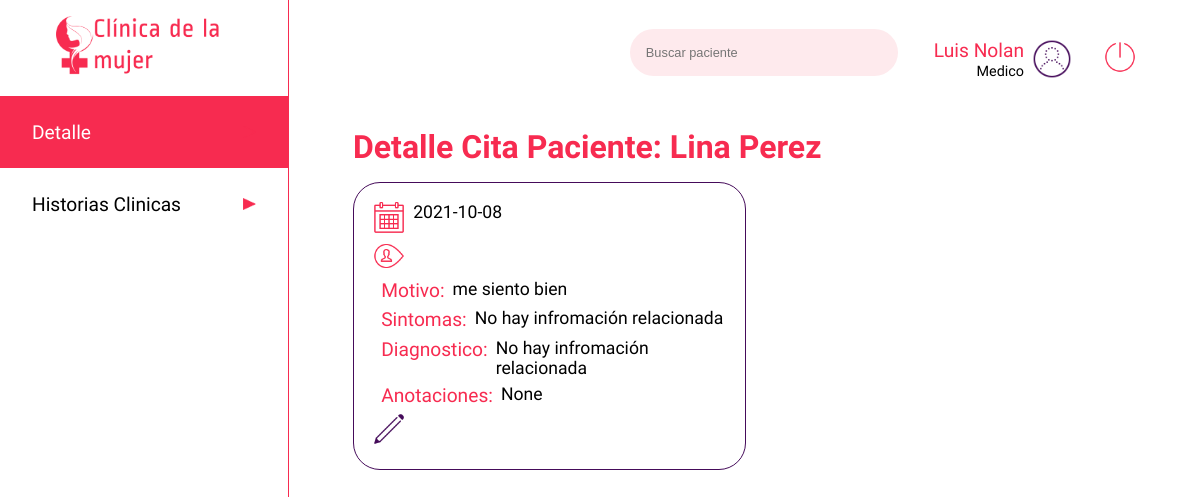
The app's page /medico/historia-clinica/user/78964521 (signed in), older data.
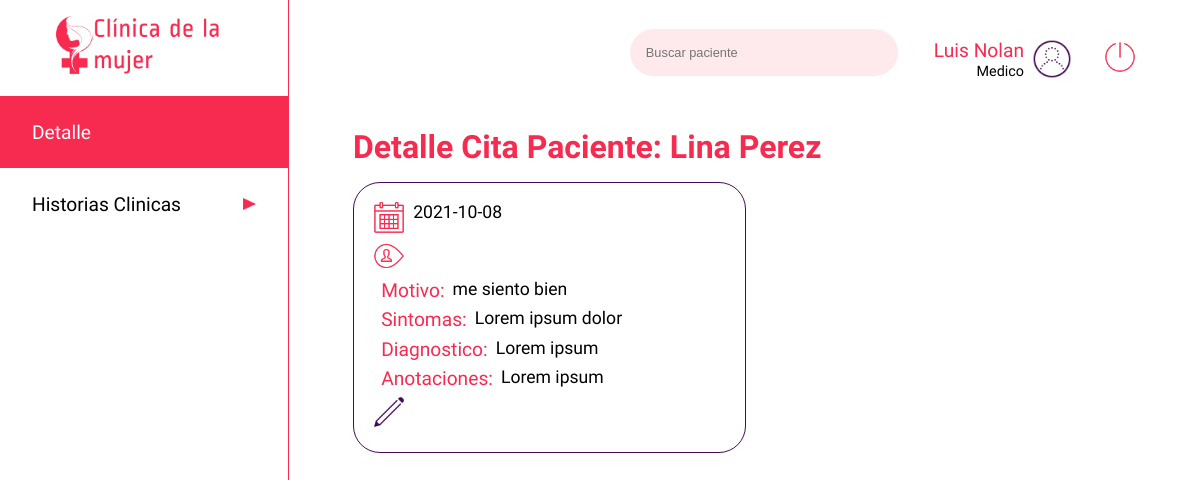
The same page, newer data.
### app.py (models this page shows)
class citas(db.Model):
    __tablename__ = 'citas'
    cita_id=db.Column(db.Integer, primary_key=True)
    medico_id = db.Column(db.Integer, nullable=False)
    paciente_id = db.Column(db.Integer, nullable=False)
    fecha = db.Column(db.String)
    motivo = db.Column(db.String(500))
    estado = db.Column(db.Boolean)
    hora_atencion = db.Column(db.String)
    sintomas = db.Column(db.String)
    diagnostico = db.Column(db.String)
    anotaciones = db.Column(db.String)
    calificacion = db.Column(db.Integer)
    calificacion_obs = db.Column(db.String)

### app.py (the view)
@app.route('/medico/historia-clinica/user/<cedulap>', methods=['GET'])
def ver_medico(cedulap):
    if 'usuarioIngresado' in session:
        usuario = users.query.filter_by(cedula=int(session['usuarioIngresado'])).first()
        pax = users.query.filter_by(cedula= cedulap).first()
        citap= citas.query.filter_by(paciente_id=cedulap).first()
        return render('med-vercita.html', usuario =usuario, cita= citap, paciente= pax)
    else:
        return render('acceso-denegado.html')

### templates/med-vercita.html (shortened to what the changed rows need)
<!DOCTYPE html>
<html lang="es">
<head>
    <link rel="stylesheet" type="text/css" href="{{ url_for('static', filename='css/style.css')}}">
</head>
<body>
    <main class="main">
        <div class="cuerpo">
                <h1 class="titulo"><span style="color:#F72B50">Detalle Cita Paciente: {{ paciente.nombre }} {{ paciente.apellido }}</span></h1>
                <div class="infocita">
                    <div class="diahora">
                        <img src="{{ url_for('static', filename='images/calendar_100px.png')}}" class="calendarwatch" alt=""><span>{{cita.fecha}}</span>
                    </div>
                    <div class="diahora">
                        <span class="nameuser">Motivo:</span>
                          <span>{{cita.motivo}}</span>
                    </div>
                    <div class="diahora">
                        <span class="nameuser">Sintomas: </span>
                        <span>
                            {% if cita.sintomas != null and cita.sintomas != ''  %}
                                {{cita.sintomas}}
                            {% else %}
                                No hay infromación relacionada
                            {% endif %}
                        </span>
                    </div>
                    <div class="diahora">
                        <span class="nameuser">Diagnostico: </span>
                        <span>
                            {% if cita.diagnostico != null and cita.diagnostico != ''  %}
                                {{cita.diagnostico}}
                            {% else %}
                                No hay infromación relacionada
                            {% endif %}
                        </span>
                    </div>
                    <div class="diahora">
                        <span class="nameuser">Anotaciones: </span>
                        <span>
                            {% if cita.anotaciones != null and cita.anotaciones != ''  %}
                                {{cita.anotaciones}}
                            {% else %}
                                No hay infromación relacionada
                            {% endif %}
                        </span>
                    </div>
                </div>
            </div>
    </main>
</body>
</html>

Row changes from the older to the newer data that the page shows:
changed citas "me siento bien": sintomas (not shown) → "Lorem ipsum dolor"; diagnostico (not shown) → "Lorem ipsum"; anotaciones "None" → "Lorem ipsum"
Text that changed along with them:
text no longer shown: "No hay infromación relacionada No hay infromación relacionada"
